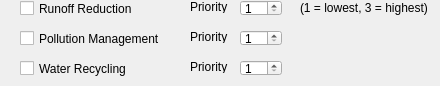
               <widget class="QWidget" name="design_ration_param" native="true">
                <property name="minimumSize">
                 <size>
                  <width>0</width>
                  <height>80</height>
                 </size>
                </property>
                <widget class="QCheckBox" name="ration_runoff_check">
                 <property name="geometry">
                  <rect>
                   <x>20</x>
                   <y>0</y>
                   <width>131</width>
                   <height>17</height>
                  </rect>
                 </property>
                 <property name="text">
                  <string>Runoff Reduction</string>
                 </property>
                </widget>
                <widget class="QCheckBox" name="ration_pollute_check">
                 <property name="geometry">
                  <rect>
                   <x>20</x>
                   <y>30</y>
                   <width>141</width>
                   <height>17</height>
                  </rect>
                 </property>
                 <property name="text">
                  <string>Pollution Management</string>
                 </property>
                </widget>
                <widget class="QSpinBox" name="runoff_pri_spin">
                 <property name="geometry">
                  <rect>
                   <x>240</x>
                   <y>0</y>
                   <width>42</width>
                   <height>16</height>
                  </rect>
                 </property>
                 <property name="minimum">
                  <number>1</number>
                 </property>
                 <property name="maximum">
                  <number>3</number>
                 </property>
                </widget>
                <widget class="QSpinBox" name="pollute_pri_spin">
                 <property name="geometry">
                  <rect>
                   <x>240</x>
                   <y>30</y>
                   <width>42</width>
                   <height>16</height>
                  </rect>
                 </property>
                 <property name="minimum">
                  <number>1</number>
                 </property>
                 <property name="maximum">
                  <number>3</number>
                 </property>
                </widget>
                <widget class="QLabel" name="runoff_pri_lbl">
                 <property name="geometry">
                  <rect>
                   <x>190</x>
                   <y>0</y>
                   <width>46</width>
                   <height>13</height>
                  </rect>
                 </property>
                 <property name="text">
                  <string>Priority</string>
                 </property>
                </widget>
                <widget class="QLabel" name="pollute_pri_lbl">
                 <property name="geometry">
                  <rect>
                   <x>190</x>
                   <y>30</y>
                   <width>46</width>
                   <height>13</height>
                  </rect>
                 </property>
                 <property name="text">
                  <string>Priority</string>
                 </property>
                </widget>
                <widget class="QLabel" name="pri_explain">
                 <property name="geometry">
                  <rect>
                   <x>300</x>
                   <y>0</y>
                   <width>131</width>
                   <height>16</height>
                  </rect>
                 </property>
                 <property name="text">
                  <string>(1 = lowest, 3 = highest)</string>
                 </property>
                </widget>
                <widget class="QCheckBox" name="ration_harvest_check">
                 <property name="geometry">
                  <rect>
                   <x>20</x>
                   <y>60</y>
                   <width>141</width>
                   <height>17</height>
                  </rect>
                 </property>
                 <property name="text">
                  <string>Water Recycling</string>
                 </property>
                </widget>
                <widget class="QSpinBox" name="harvest_pri_spin">
                 <property name="geometry">
                  <rect>
                   <x>240</x>
                   <y>60</y>
                   <width>42</width>
                   <height>16</height>
                  </rect>
                 </property>
                 <property name="minimum">
                  <number>1</number>
                 </property>
                 <property name="maximum">
                  <number>3</number>
                 </property>
                </widget>
                <widget class="QLabel" name="pollute_pri_lbl_2">
                 <property name="geometry">
                  <rect>
                   <x>190</x>
                   <y>60</y>
                   <width>46</width>
                   <height>13</height>
                  </rect>
                 </property>
                 <property name="text">
                  <string>Priority</string>
                 </property>
                </widget>
               </widget>
